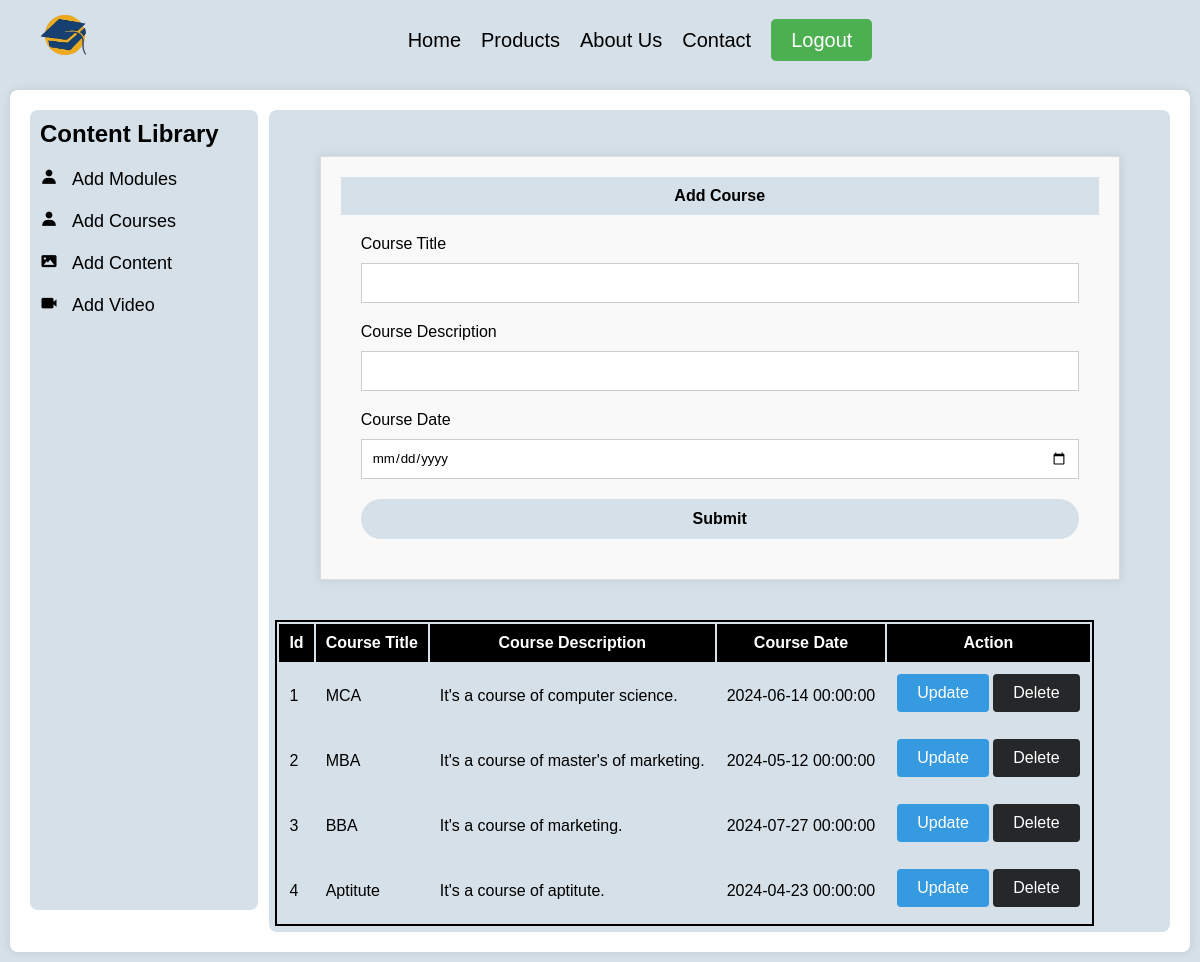
The page /add_course (signed in) on the database as committed earlier.
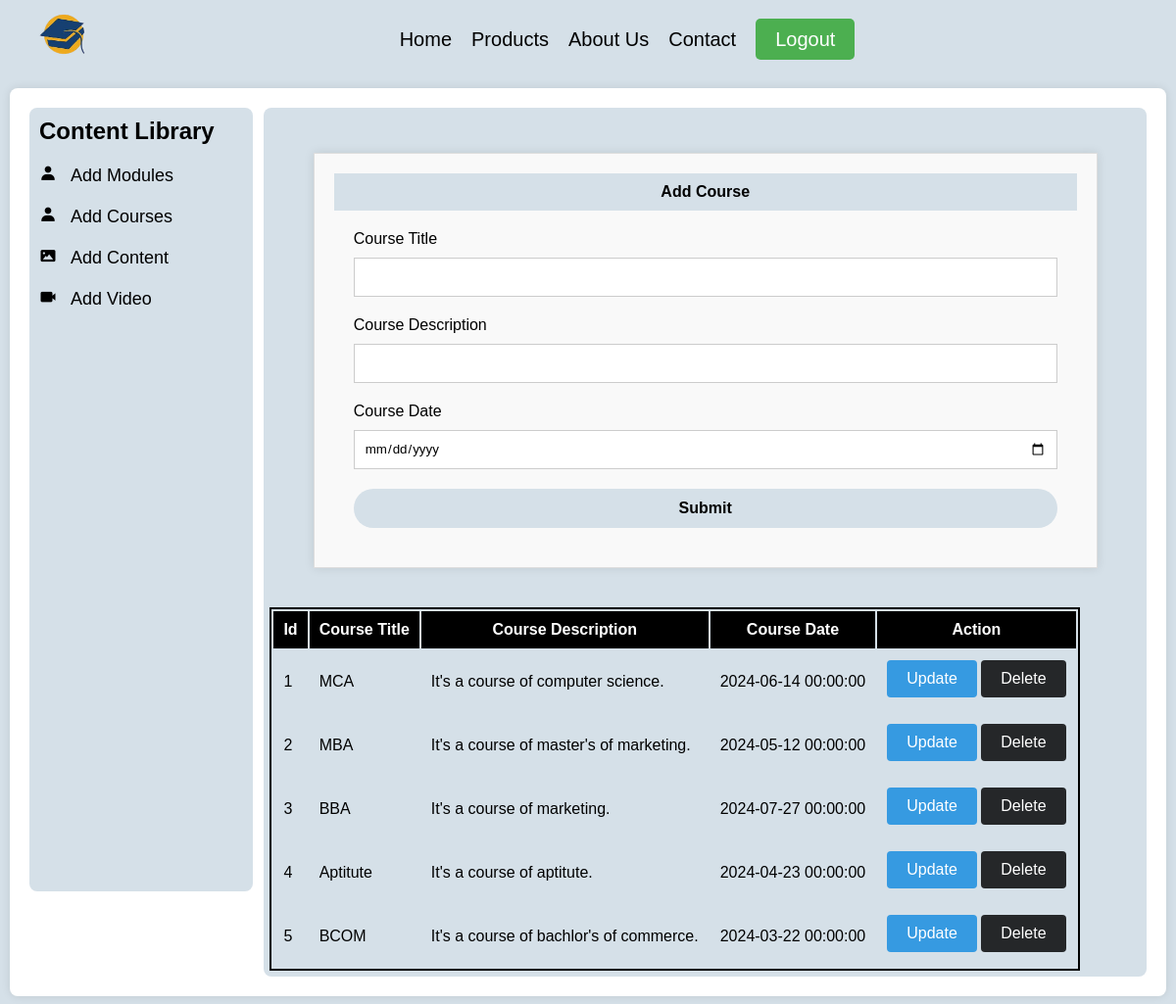
The same page on the database as committed later.
### model.py (models this page shows)
class Course(database.Model):
    id = database.Column(database.Integer, primary_key= True, autoincrement=True)
    ctitle = database.Column(database.String(100), nullable= False)
    cdescription = database.Column(database.String(300), nullable= False)
    cdate = database.Column(database.DateTime, nullable=False)

### app.py (the view)
@app.route('/add_course',methods=['GET','POST'])
def add_course():
     if 'role' not in session or session['role'] != 'teacher':
        flash('You do not have access to this page.', 'danger')
        return redirect('/login')
     if request.method == "POST":
        cattitle = request.form.get('ctitle')
        catdescription = request.form.get('cdescription')
        catdate_str = request.form.get('cdate')
        try:
            catdate = datetime.strptime(catdate_str, '%Y-%m-%d').date()
        except ValueError:
            return "Invalid date format. Please use YYYY-MM-DD."
        catadd = Course(ctitle=cattitle,cdescription=catdescription,cdate=catdate)
        database.session.add(catadd)
        database.session.commit()
        return redirect("/add_course")
     else:
        allCourse = Course.query.all()
        return render_template("add_course.html",allCourse=allCourse)

### templates/add_course.html (shortened to what this page needs)
{% extends "parent.html" %}
{% block main %}
<div class="col-8">
  <div class="contact-container">
    <div class="contact-header">
      <h4>Add Course</h4>
    </div>
    <form class="contact-form" action="/add_course" method="post">
      <label for="ctitle">Course Title</label>
      <input type="text" id="ctitle" name="ctitle">
      <label for="cdescription">Course Description</label>
      <input type="text" id="cdescription" name="cdescription">
      <label for="cdate">Course Date</label>
      <input type="date" id="cdate" name="cdate">
      <button type="submit" name="submit">Submit</button>
    </form>
  </div>
  <div class="container">
    <table class="table text-center border border-dark">
      <thead>
        <tr>
          <th scope="col" class="bg-dark text-light">Id</th>
          <th scope="col" class="bg-dark text-light">Course Title</th>
          <th scope="col" class="bg-dark text-light">Course Description</th>
          <th scope="col" class="bg-dark text-light">Course Date</th>
          <th scope="col" class="bg-dark text-light">Action</th>
        </tr>
      </thead>
      <tbody>
        {% for cat in allCourse %}
        <tr>
          <td scope="row">{{cat.id}}</td>
          <td>{{cat.ctitle}}</td>
          <td>{{cat.cdescription}}</td>
          <td>{{cat.cdate}}</td>
          <td>
            <a href="/coupdate?id={{cat.id}}" class="btn btn-primary">Update</a>
            <a href="/catdelete?id={{cat.id}}" class="btn btn-secondary">Delete</a>
          </td>
        </tr>
        {% endfor %}
      </tbody>
    </table>
  </div>
</div>
{% endblock main %}

Rows that differ between the two databases and show on the page:
added Course: id "5", ctitle "BCOM", cdescription "It's a course of bachlor's of commerce.", cdate "2024-03-22 00:00:00"
